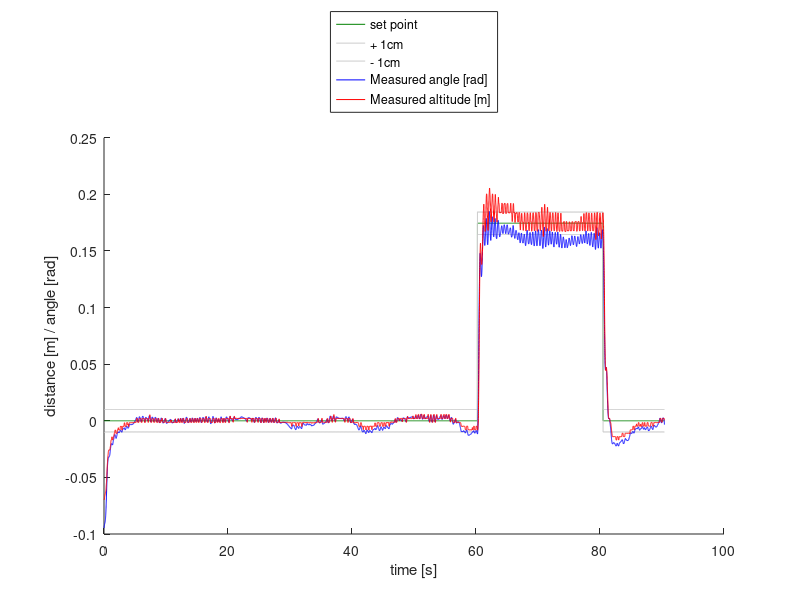

The MATLAB script that drew this image: (Note: this script raises an error after producing the figure.)
%Rygaard IR

analysis = load( 'analysis1.csv' );
%time, pos, motor, pos estimate, speed est, acc est, ir dist, acc raw x,
%acc raw y, acc raw z

analysis = analysis(5:end,:);

Fs_c = 200;
Fs_e = 1000;

ana_time = linspace( 0, length(analysis)/Fs_c, length(analysis) );




%plot stuff
close all
hold on

% plot setpoint
plot( ana_time, analysis(:,end), '-','Color', [0,0.5,0],'LineWidth',0.1 );
% plot 1 cm border
plot( ana_time,[analysis(:,end)+0.01,analysis(:,end)-0.01], '-','Color', [0.8,0.8,0.8],'LineWidth',0.1 );
% plot real angle
window = 10;
plot( ana_time, filtfilt(ones(1,window),window,sin(analysis(:,2)))-0.0175, '-','Color', [0,0,1],'LineWidth',0.1 );
% plot real pos
window = 10;
plot( ana_time, filtfilt(ones(1,window),window,sin(analysis(:,3))), '-','Color', [1,0,0],'LineWidth',0.1 );

xlabel( 'time [s]' )
ylabel( 'distance [m] / angle [rad]' )
legend(...
    'set point',...
    '+ 1cm','- 1cm',...
    'Measured angle [rad]',...
    'Measured altitude [m]',...
    'Location', 'NorthOutside'...
);

cleanfigure('minimumPointsDistance',0.05);
saveas( gcf, 'fig', 'pdf' )
matlab2tikz('plot.tikz', 'height', '\figureheight', 'width', '\figurewidth', 'extraAxisOptions', 'legend columns = 2');
